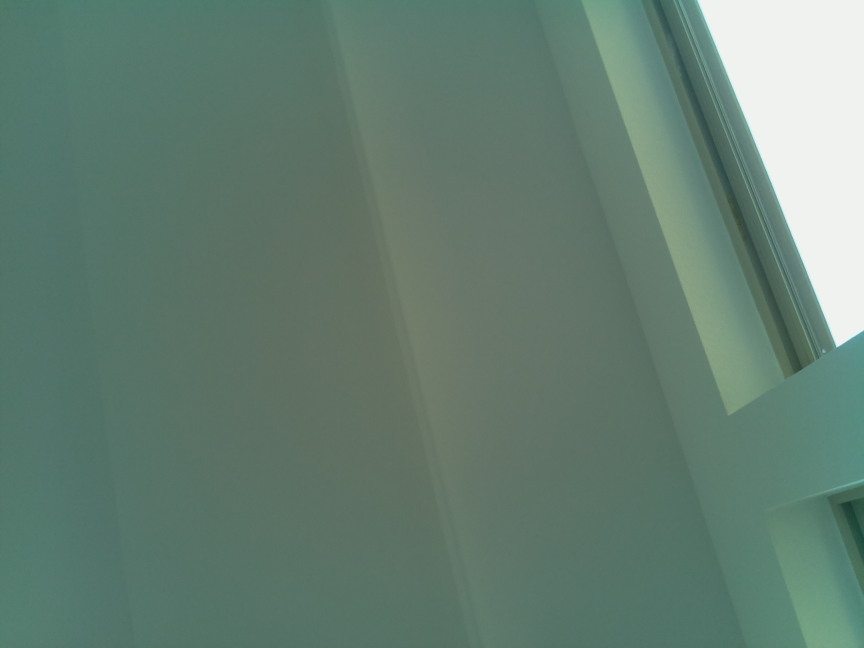
//> input picture images/image1.jpg, 2592 x 1944 px, given in place of x-raw, format=(string)BGR ! appsink, which was not available (shown at 1/3 size)
$ ./rpistream   (built with g++ and OpenCV 4)
//> lines starting //> are read from the running program, lines starting //| are printed output that depends on the picture; after the words box and inside, x2 and y2 are one past the last pixel; in counts of white or black regions, pixels touching at a corner belong together; pictures that were not available may be replaced by others from this repository, and a replacement may not be noted
#include <iostream>
#include <opencv2/core/core.hpp>
#include <opencv2/imgproc/imgproc.hpp>
#include <opencv2/highgui/highgui.hpp>

using namespace cv;
using namespace std;

const String window_name_src = "Original Capture";
const String window_name_trackbar = "HSV Values";
const String window_name_hsvframe = "HSV Capture";
const String window_name_hsvmask = "HSV Mask";

const int max_value_H = 360/2;
const int max_value = 255;
int low_H = 0, low_S = 0, low_V = 0;
int high_H = max_value_H, high_S = max_value, high_V = max_value;

static void on_low_H_thresh_trackbar(int, void *)
{
    low_H = min(high_H-1, low_H);
    setTrackbarPos("Low H", window_name_trackbar, low_H);
}

static void on_high_H_thresh_trackbar(int, void *)
{
    high_H = max(high_H, low_H+1);
    setTrackbarPos("High H", window_name_trackbar, high_H);
}

static void on_low_S_thresh_trackbar(int, void *)
{
    low_S = min(high_S-1, low_S);
    setTrackbarPos("Low S", window_name_trackbar, low_S);
}

static void on_high_S_thresh_trackbar(int, void *)
{
    high_S = max(high_S, low_S+1);
    setTrackbarPos("High S", window_name_trackbar, high_S);
}

static void on_low_V_thresh_trackbar(int, void *)
{
    low_V = min(high_V-1, low_V);
    setTrackbarPos("Low V", window_name_trackbar, low_V);
}

static void on_high_V_thresh_trackbar(int, void *)
{
    high_V = max(high_V, low_V+1);
    setTrackbarPos("High V", window_name_trackbar, high_V);
}

std::string gstreamer_pipeline (int capture_width, int capture_height, int display_width, int display_height, int framerate, int flip_method) {
    return "nvarguscamerasrc ! video/x-raw(memory:NVMM), width=(int)" + std::to_string(capture_width) + ", height=(int)" +
           std::to_string(capture_height) + ", framerate=(fraction)" + std::to_string(framerate) +
           "/1 ! nvvidconv flip-method=" + std::to_string(flip_method) + " ! video/x-raw, width=(int)" + std::to_string(display_width) + ", height=(int)" +
           std::to_string(display_height) + ", format=(string)BGRx ! videoconvert ! video/x-raw, format=(string)BGR ! appsink";
}

int main()
{
  Mat src, hsv_frame, hsv_mask;
  Mat src_resized, hsv_frame_resized, hsv_mask_resized;
/*
  // initialize video capture
 VideoCapture cap;
//  int deviceID = CAP_V4L2;        // 0 = open default camera
  int deviceID = 0;        // 0 = open default camera
//  int apiID = cv::CAP_ANY; // 0 = autodetect default API
*/
  int width = 320; // 640
  int height = 240; // 480
  int down_width = 640/2;
  int down_height = 480/2;
// [11 lines of commented-out code are left out]
  int framerate = 30 ;
  int flip_method = 0 ;

std::string pipeline = gstreamer_pipeline(width,
    height,
    width,
    height,
    framerate,
    flip_method);
  std::cout << "Using pipeline: \n\t" << pipeline << "\n";

  cv::VideoCapture cap(pipeline, cv::CAP_GSTREAMER);

  // check if succeeded in opening camera
 // cap.open(deviceID);

  if (!cap.isOpened()) {
    cerr << "ERROR! Unable to open camera\n";
    return -1;
  }
  cout << "Hello I think the camera turned ON!\n";
  cout << "Start grabbing, press any key to terminate\n";

	namedWindow(window_name_src, WINDOW_NORMAL);
	namedWindow(window_name_hsvframe, WINDOW_NORMAL);
	namedWindow(window_name_hsvmask, WINDOW_NORMAL);

	namedWindow(window_name_trackbar, WINDOW_NORMAL);
	createTrackbar("Low H",  window_name_trackbar, &low_H,  max_value_H, on_low_H_thresh_trackbar);
//> slider 'Low H' is set to 36
	createTrackbar("High H", window_name_trackbar, &high_H, max_value_H, on_high_H_thresh_trackbar);
	createTrackbar("Low S",  window_name_trackbar, &low_S,  max_value, on_low_S_thresh_trackbar);
//> slider 'Low S' is set to 51
	createTrackbar("High S", window_name_trackbar, &high_S, max_value, on_high_S_thresh_trackbar);
	createTrackbar("Low V",  window_name_trackbar, &low_V,  max_value, on_low_V_thresh_trackbar);
//> slider 'Low V' is set to 51
	createTrackbar("High V", window_name_trackbar, &high_V, max_value, on_high_V_thresh_trackbar);

  for (;;)
  {
    cap.read(src);
//> src is the input picture: 1944 rows x 2592 cols, CV_8UC3; mean B, G, R 114, 126.5, 100.8

    if (src.empty()) {
      cerr << "ERROR! Blank frame grabbed.\n";
      break;
    }

    // writing hsv image
    cv::cvtColor(src, hsv_frame, cv::COLOR_RGB2HSV);
//> hsv_frame: 1944 rows x 2592 cols, CV_8UC3; mean H, S, V 47.4, 55.1, 126.5

		// [10 lines of commented-out code are left out]
    inRange(hsv_frame, Scalar(low_H, low_S, low_V), Scalar(high_H, high_S,
			high_V), hsv_mask);
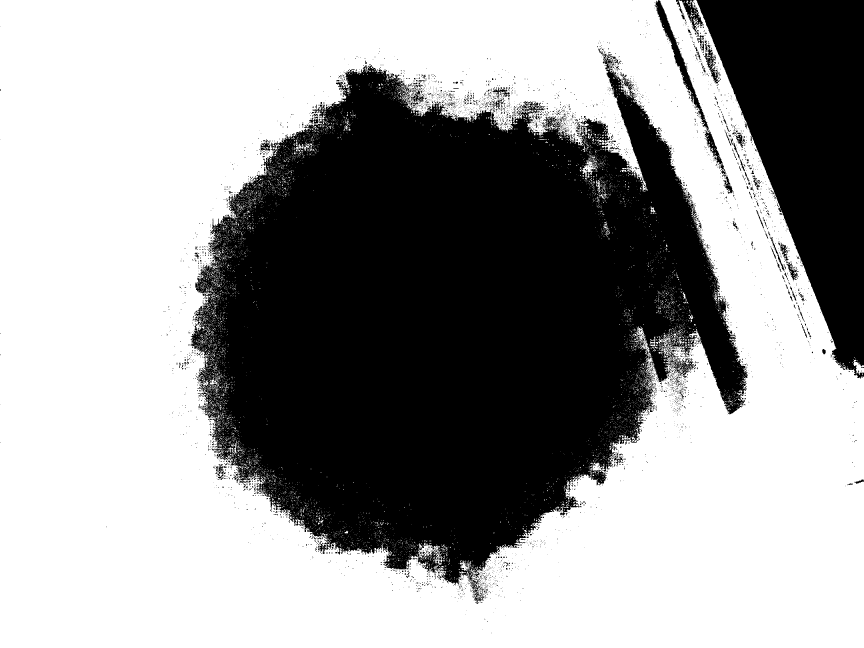
//> hsv_mask: 1944 rows x 2592 cols, CV_8UC1 (shown at 1/3 size); 60.1% white; 4015 black regions (3797 under 20 px), largest, box (x1, y1, x2, y2) and area: (572, 160, 2244, 1812) 1656682, (2089, 0, 2592, 1136) 310241, (1964, 0, 2179, 530) 9009

		// show live and wait for a key with timeout long enough to show images
		resize(src, src_resized, Size(down_width, down_height), INTER_LINEAR);
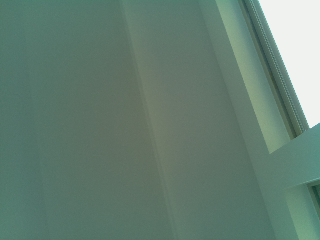
//> src_resized: 240 rows x 320 cols, CV_8UC3; mean B, G, R 113.9, 126.4, 100.7
		resize(hsv_frame, hsv_frame_resized, Size(down_width, down_height), INTER_LINEAR);
//> hsv_frame_resized: 240 rows x 320 cols, CV_8UC3; mean H, S, V 47.4, 55, 126.4
		resize(hsv_mask, hsv_mask_resized, Size(down_width, down_height), INTER_LINEAR);
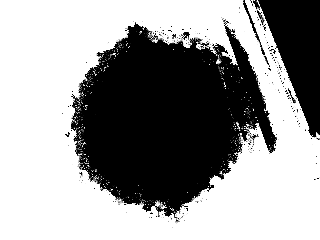
//> hsv_mask_resized: 240 rows x 320 cols, CV_8UC1; min 0, max 255, mean 153.1
		imshow("Original Image", src_resized);
		imshow("HSV Frame", hsv_frame_resized);
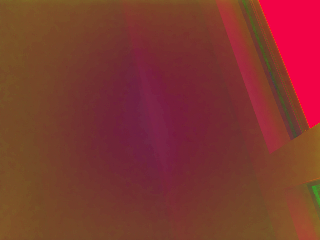
//> window 'HSV Frame': 240 rows x 320 cols, CV_8UC3; mean B, G, R 47.4, 55, 126.4
		imshow("HSV Mask", hsv_mask_resized);

    // if (waitKey(5) >= 0) break;
    char key = (char) waitKey(30);
//> the 'q' key is pressed
    if (key == 'q' || key == 27)
    {
			cout << "low_h: " << low_H << endl;
			cout << "low_s: " << low_S << endl;
			cout << "low_v: " << low_V << endl;
			cout << "high_h: " << high_H << endl;
			cout << "high_s: " << high_S << endl;
			cout << "high_v: " << high_V << endl;
    	break;
    }

  }
  return 0;
}
